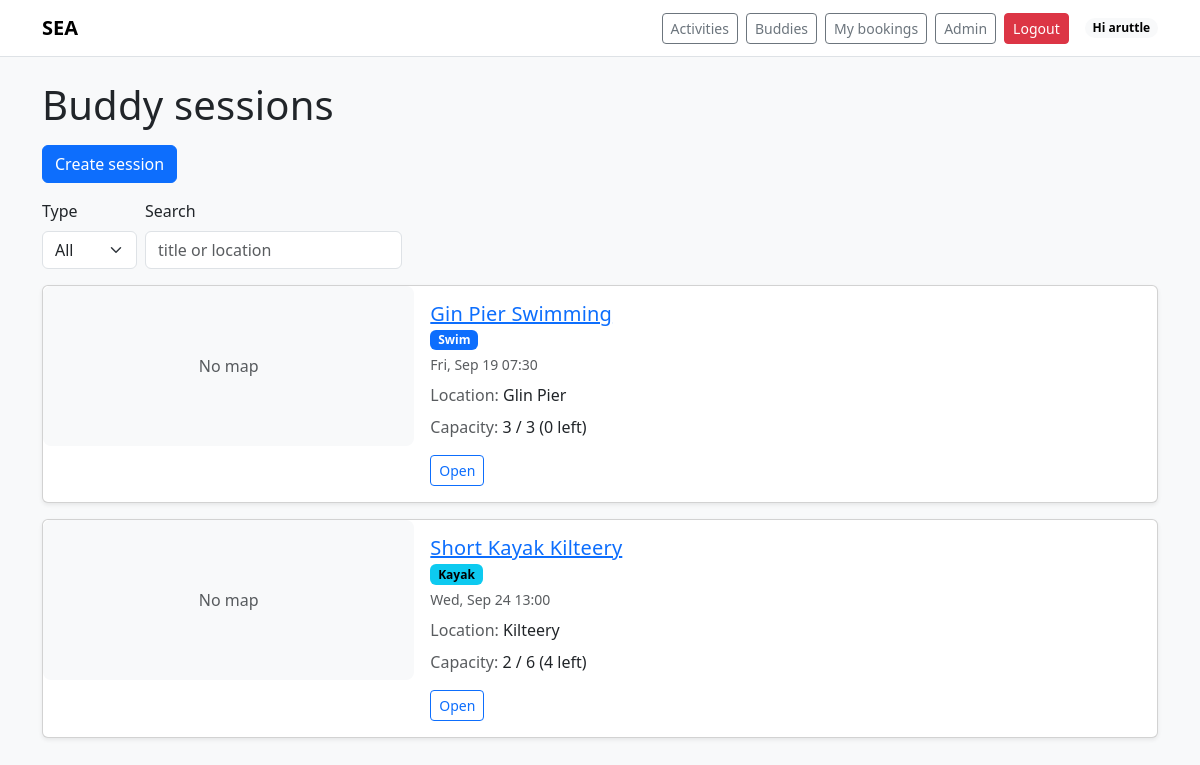
Page /buddies/ (signed in) on the earlier database version.
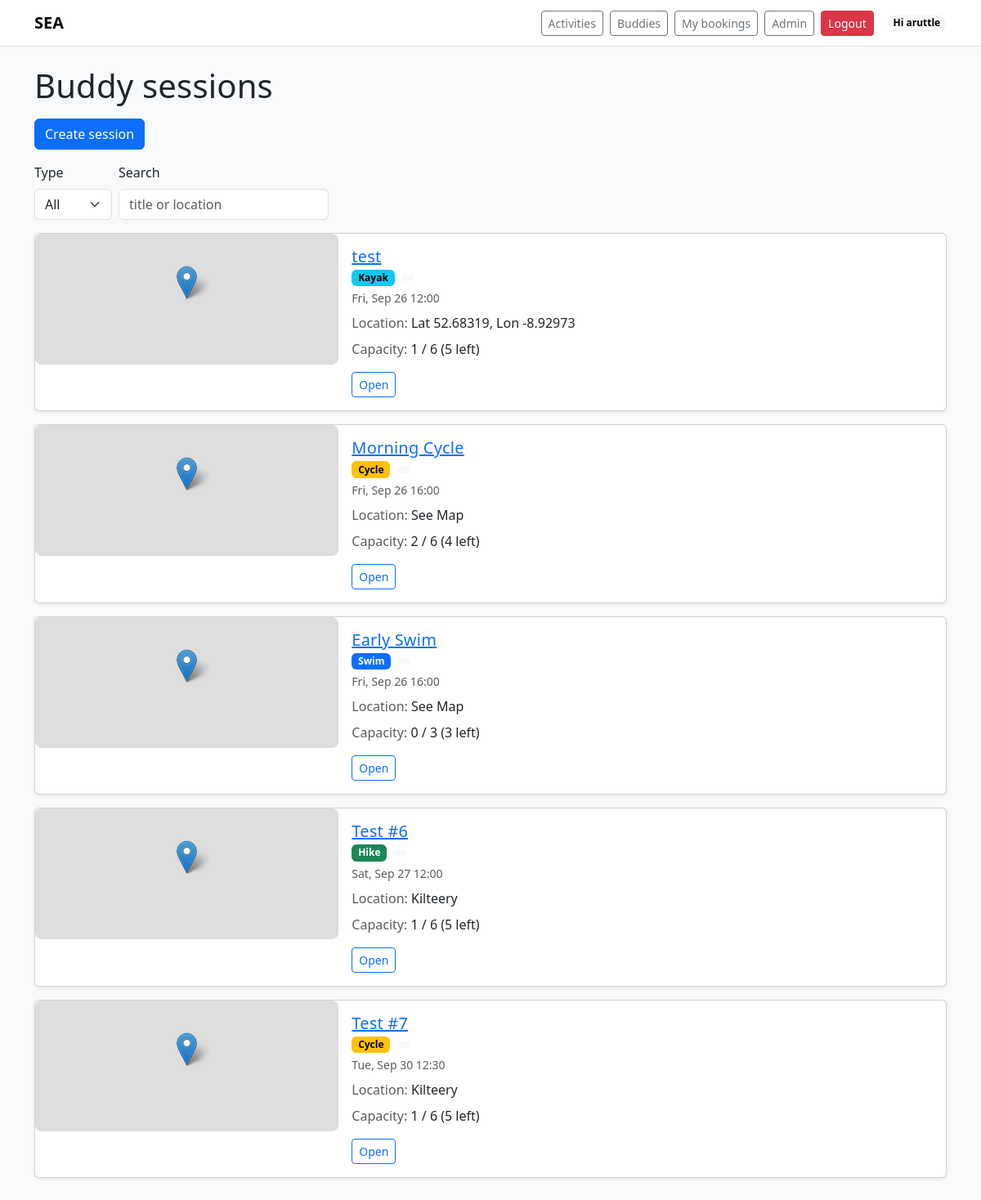
Same page on the later database version.
### buddies/models.py (models this page shows, shortened)
class BuddySession(models.Model):
    creator = models.ForeignKey(settings.AUTH_USER_MODEL, on_delete=models.CASCADE, related_name="created_buddy_sessions")
    title = models.CharField(max_length=140)
    type = models.CharField(max_length=12, choices=SESSION_TYPES, default="swim")
    start_dt = models.DateTimeField()
    location_name = models.CharField(max_length=140, blank=True, default="")
    lat = models.DecimalField(max_digits=8, decimal_places=5, null=True, blank=True)
    lon = models.DecimalField(max_digits=8, decimal_places=5, null=True, blank=True)
    capacity = models.PositiveIntegerField(default=6)
    status = models.CharField(max_length=12, default="open")  # open/closed
    created_at = models.DateTimeField(auto_now_add=True)
    created_by = models.ForeignKey(
        settings.AUTH_USER_MODEL,
        null=True, blank=True,
        on_delete=models.SET_NULL,
        related_name="buddy_sessions_created"
    )
    participants = models.ManyToManyField(
        settings.AUTH_USER_MODEL, through="BuddyParticipant", related_name="buddy_sessions"
    )
    class Meta:
        ordering = ["start_dt"]
    @property
    def count(self) -> int:
        return self.participants.count()
    @property
    def spots_left(self) -> int:
        return max(self.capacity - self.count, 0)

### buddies/views.py (the view)
# urls.py: path("", views.session_list, name="list"),
@login_required
def session_list(request):
    qs = BuddySession.objects.filter(
        start_dt__gte=timezone.now(), status="open"
    ).order_by("start_dt")
    t = request.GET.get("type") or ""
    q = request.GET.get("q") or ""
    allowed_types = {code for code, _ in SESSION_TYPES}
    if t in allowed_types:
        qs = qs.filter(type=t)
    if q:
        qs = qs.filter(Q(title__icontains=q) | Q(location_name__icontains=q))
    ctx = {
        "sessions": qs,
        "selected_type": t,
        "q": q,
        "type_choices": SESSION_TYPES,
    }
    if getattr(request, "htmx", False):
        return render(request, "buddies/partials/_list.html", ctx)
    return render(request, "buddies/list.html", ctx)

### buddies/templatetags/buddies_extras.py (called while the page is built)
@register.filter
def type_badge(value: str) -> str:
    return BADGE_BY_TYPE.get(value or "", "secondary")

### templates/buddies/list.html (shortened to what this page needs)
{% extends "base.html" %}
{% block content %}
<h1 class="mb-3">Buddy sessions</h1>
<div class="d-flex gap-2 mb-3">
  <a class="btn btn-primary" href="{% url 'buddies:create' %}">Create session</a>
</div>
<form class="row gy-2 gx-2 align-items-end mb-3"
      hx-get="{% url 'buddies:list' %}" hx-target="#sessions" hx-push-url="true">
  <div class="col-auto">
    <label class="form-label">Type</label>
    <select name="type" class="form-select" onchange="this.form.requestSubmit()">
      <option value="">All</option>
    </select>
  </div>
  <div class="col-auto">
    <label class="form-label">Search</label>
    <input type="text" class="form-control" name="q" value="{{ q }}" placeholder="title or location"
           oninput="this.form.requestSubmit()">
  </div>
</form>
<div id="sessions">
  {% include "buddies/partials/_list.html" %}
</div>
{% endblock %}

### templates/base.html (shortened to what this page needs)
<!doctype html>
<html lang="en">
<head>
  <link rel="stylesheet" href="https://cdn.jsdelivr.net/npm/bootstrap@5.3.3/dist/css/bootstrap.min.css">
  <link rel="stylesheet" href="https://unpkg.com/leaflet/dist/leaflet.css">
  <link rel="stylesheet" href="https://cdn.jsdelivr.net/npm/flatpickr/dist/flatpickr.min.css">
  {% load static %}
  <link rel="stylesheet" href="{% static 'css/site.css' %}">
</head>
<body class="bg-light">
<nav class="navbar navbar-expand-lg bg-white border-bottom">
  <div class="container">
    <a class="navbar-brand fw-bold" href="{% url 'core:home' %}">SEA</a>
    <div class="ms-auto d-flex align-items-center gap-2">
  <a class="btn btn-outline-secondary btn-sm" href="{% url 'activities:list' %}">Activities</a>
  <a class="btn btn-outline-secondary btn-sm" href="{% url 'buddies:list' %}">Buddies</a>
  {% if request.user.is_authenticated %}
    <a class="btn btn-outline-secondary btn-sm" href="{% url 'my_bookings' %}">My bookings</a>
    <a class="btn btn-outline-secondary btn-sm" href="{% url 'admin:index' %}">Admin</a>
    <form method="post" action="{% url 'logout' %}" class="d-inline">
      <button class="btn btn-sm btn-danger">Logout</button>
    </form>
    <span class="badge rounded-pill text-bg-light ms-2">
    Hi {{ request.user.first_name|default:request.user.username }}
    </span>
  {% else %}
    <a class="btn btn-primary btn-sm" href="{% url 'login' %}?next={{ request.path }}">Login</a>
    <a class="btn btn-outline-secondary btn-sm" href="{% url 'accounts:signup' %}?next={{ request.path }}">Sign up</a>
  {% endif %}
</div>
  </div>
</nav>
<main class="container py-4">
  {% block content %}{% endblock %}
</main>
</body>
</html>

### templates/buddies/partials/_list.html
{% load humanize buddies_extras %}
{% for sess in sessions %}
<div class="card mb-3 shadow-sm">
  <div class="row g-0 align-items-stretch">
    <div class="col-md-4">
      {% if sess.lat is not None and sess.lon is not None %}
        <div class="map-thumb"
             data-lat="{{ sess.lat|floatformat:5 }}"
             data-lon="{{ sess.lon|floatformat:5 }}">
        </div>
      {% else %}
        <div class="map-thumb d-flex align-items-center justify-content-center bg-light text-muted">
          No map
        </div>
      {% endif %}
    </div>
    <div class="col-md-8">
      <div class="card-body">
        <h5 class="card-title mb-1">
          <a href="{% url 'buddies:detail' sess.id %}">{{ sess.title }}</a>
        </h5>
        <div class="d-flex align-items-center gap-2 mb-1">
          <span class="badge text-bg-{{ sess.type|type_badge }}">{{ sess.get_type_display }}</span>
          <span class="badge bg-light text-dark distance-chip"
                {% if sess.lat is not None and sess.lon is not None %}
                  data-lat="{{ sess.lat }}" data-lon="{{ sess.lon }}"
                {% else %} hidden {% endif %}>
          </span>
        </div>
        <div class="small text-muted">
          {{ sess.start_dt|date:"D, M j H:i" }}
        </div>
        {% if sess.location_name %}
          <div class="mt-2"><span class="text-muted">Location:</span> {{ sess.location_name }}</div>
        {% endif %}
        <div class="mt-2">
          <span class="text-muted">Capacity:</span>
          {{ sess.count }} / {{ sess.capacity }} ({{ sess.spots_left }} left)
        </div>
        <div class="mt-3">
          <a class="btn btn-sm btn-outline-primary" href="{% url 'buddies:detail' sess.id %}">Open</a>
        </div>
      </div>
    </div>
  </div>
</div>
{% empty %}
<p class="text-muted">No sessions found.</p>
{% endfor %}

### static/css/site.css (style rules this page uses)
h1, h2, h3, h4, h5 { letter-spacing: 0.2px; }
.map-thumb { height: 160px; width: 100%; border-radius: 0.5rem; overflow: hidden; }

Differences in the rows shown:
removed BuddySession: shows "No map", title "Gin Pier Swimming", type "Swim", start_dt "Fri, Sep 19 07:30", location_name "Glin Pier", count "3", capacity "3", spots_left "0"
removed BuddySession: shows "No map", title "Short Kayak Kilteery", type "Kayak", start_dt "Wed, Sep 24 13:00", location_name "Kilteery", count "2", capacity "6", spots_left "4"
added BuddySession: lat 52.6832 (drawn), title "test", type "Kayak", start_dt "Fri, Sep 26 12:00", location_name "Lat 52.68319, Lon -8.92973", count "1", capacity "6", spots_left "5"
added BuddySession: lat 52.7464 (drawn), title "Morning Cycle", type "Cycle", start_dt "Fri, Sep 26 16:00", location_name "See Map", count "2", capacity "6", spots_left "4"
added BuddySession: lat 52.5754 (drawn), title "Early Swim", type "Swim", start_dt "Fri, Sep 26 16:00", location_name "See Map", count "0", capacity "3", spots_left "3"
added BuddySession: lat 52.584 (drawn), title "Test #6", type "Hike", start_dt "Sat, Sep 27 12:00", location_name "Kilteery", count "1", capacity "6", spots_left "5"
added BuddySession: lat 52.5331 (drawn), title "Test #7", type "Cycle", start_dt "Tue, Sep 30 12:30", location_name "Kilteery", count "1", capacity "6", spots_left "5"
